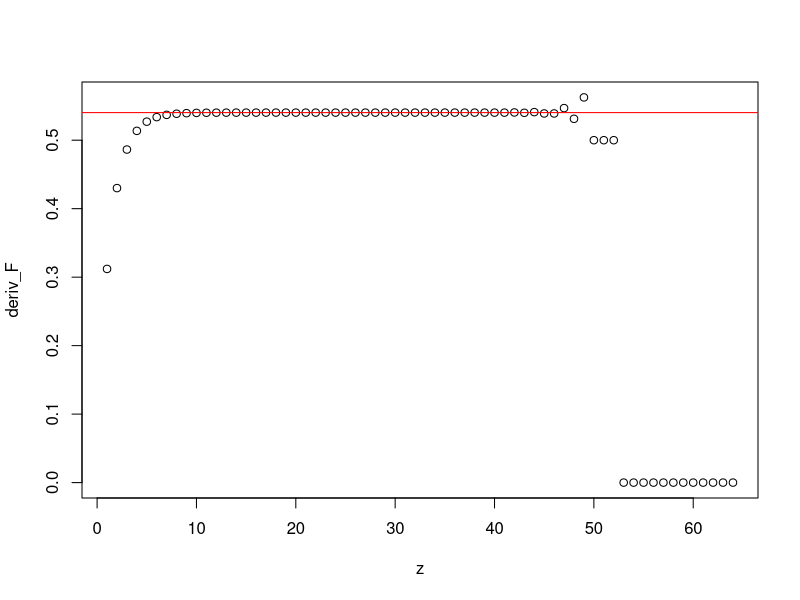
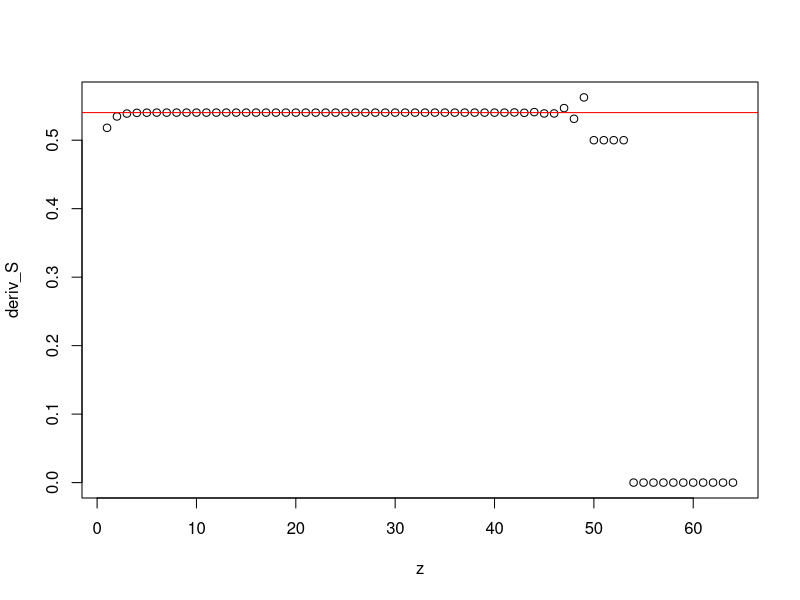
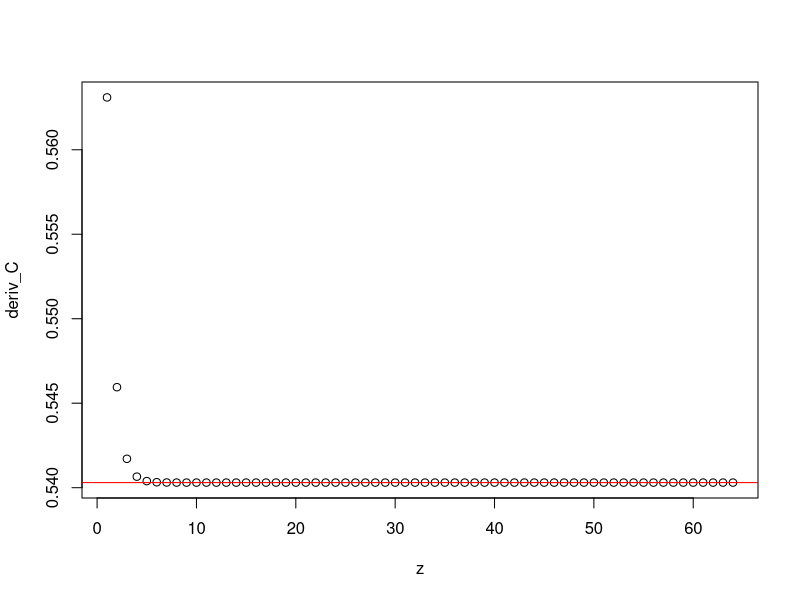
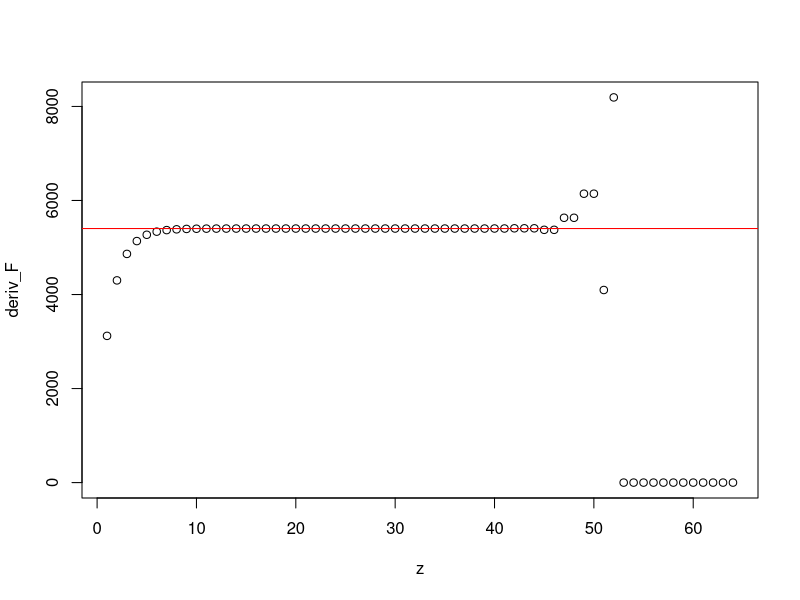
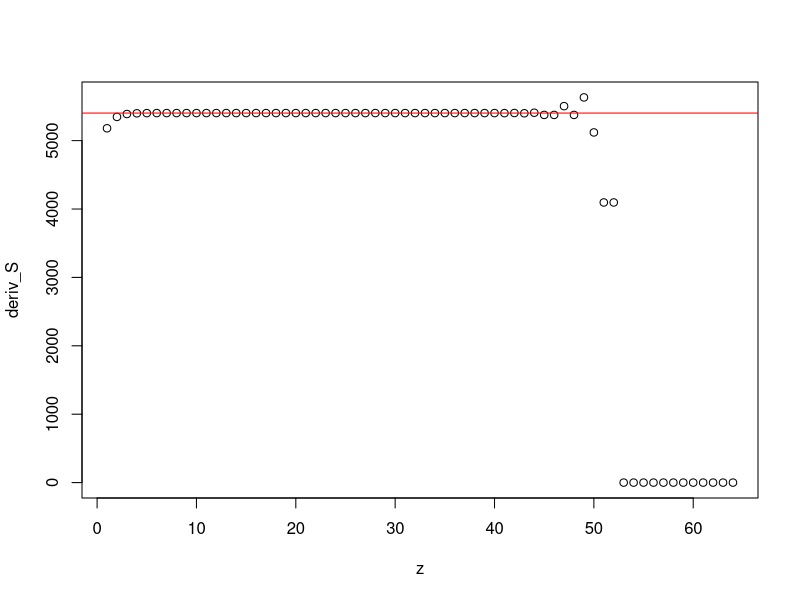
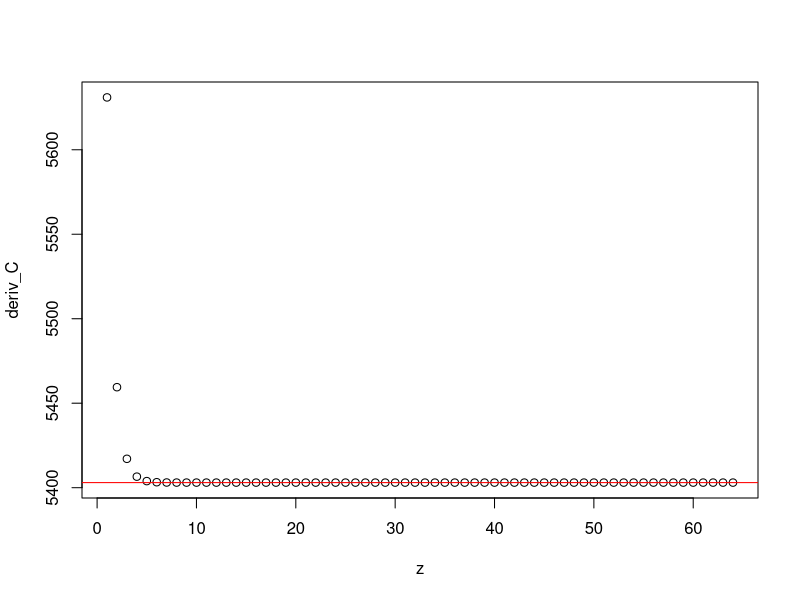
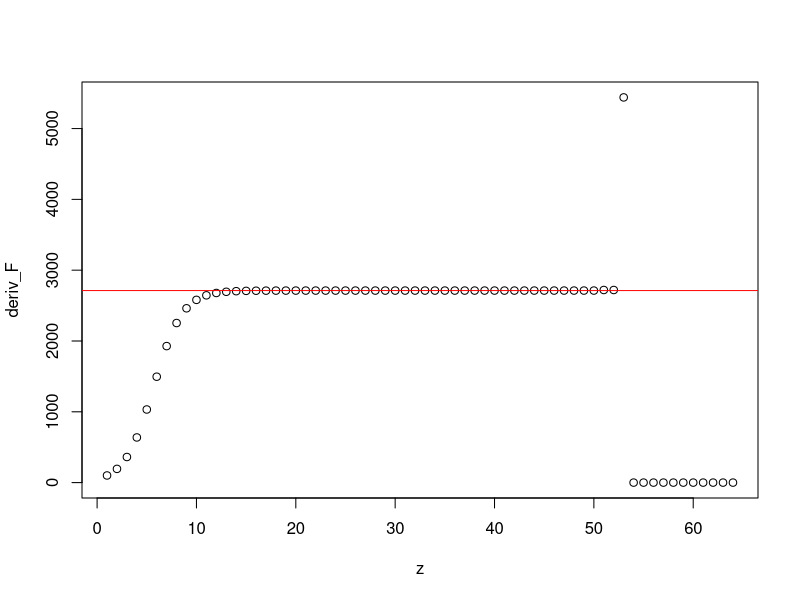
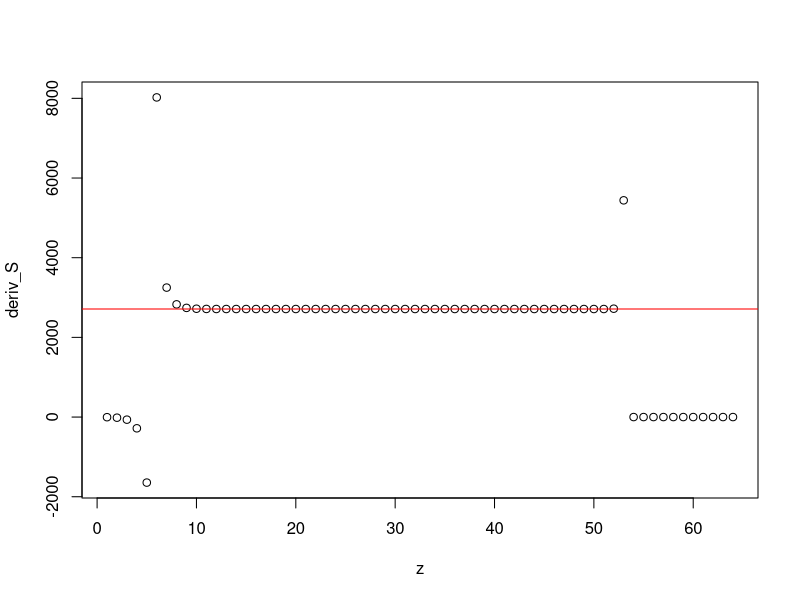

Generate these figures, in order, with R:
## ---- chunk 1
deriv_m1 <- function(f, x, h=1/256) (f(x+h) - f(x)) / h
deriv_m2 <- function(f, x, h=1/256) (f(x+h) - f(x-h)) / (2*h)
deriv_m3 <- function(f, x, h=1/256) Im(f(complex(real = x, imaginary = h))) / h
## ---- chunk 2
hs <- 2^(-seq(1:64))
z <- -log2(hs)
x <- 1
## ---- chunk 3
f1 <- sin
g1 <- cos

f_ <- f1
g_ <- g1
## ---- chunk 4
deriv_true <- g_(x)
deriv_F <- deriv_m1(f_, x, hs)
deriv_S <- deriv_m2(f_, x, hs)
deriv_C <- deriv_m3(f_, x, hs)
data.frame(z, deriv_true, deriv_F, deriv_S, deriv_C)[seq(1, length(z), 4),]
## ---- chunk 5
plot(deriv_F ~ z)
abline(deriv_true, 0, col = "red")
## ---- chunk 6
plot(deriv_S ~ z)
abline(deriv_true, 0, col = "red")
## ---- chunk 7
plot(deriv_C ~ z)
abline(deriv_true, 0, col = "red")
## ---- chunk 8
f2 <- function(x) 10000 * sin(x)
g2 <- function(x) 10000 * cos(x)

f_ <- f2
g_ <- g2
x <- 1
## ---- chunk 9
deriv_true <- g_(x)
deriv_F <- deriv_m1(f_, x, hs)
deriv_S <- deriv_m2(f_, x, hs)
deriv_C <- deriv_m3(f_, x, hs)
data.frame(z, deriv_true, deriv_F, deriv_S, deriv_C)[seq(1, length(z), 4),]
## ---- chunk 10
plot(deriv_F ~ z)
abline(deriv_true, 0, col = "red")
## ---- chunk 11
plot(deriv_S ~ z)
abline(deriv_true, 0, col = "red")
## ---- chunk 12
plot(deriv_C ~ z)
abline(deriv_true, 0, col = "red")
## ---- chunk 13
f3 <- tan
g3 <- function(x) 1 / cos(x)^2

f_ <- f3
g_ <- g3
x <- 1.59
## ---- chunk 14
deriv_true <- g_(x)
deriv_F <- deriv_m1(f_, x, hs)
deriv_S <- deriv_m2(f_, x, hs)
deriv_C <- deriv_m3(f_, x, hs)
data.frame(z, deriv_true, deriv_F, deriv_S, deriv_C)[seq(1, length(z), 4),]
## ---- chunk 15
plot(deriv_F ~ z)
abline(deriv_true, 0, col = "red")
## ---- chunk 16
plot(deriv_S ~ z)
abline(deriv_true, 0, col = "red")
## ---- chunk 17
plot(deriv_C ~ z)
abline(deriv_true, 0, col = "red")
## ---- chunk 18
f4 <- dnorm
g4 <- function(x) -x * dnorm(x)
f4 <- function(x) exp(-x^2/2) / sqrt(2*pi)
g4 <- function(x) -x * exp(-x^2/2) / sqrt(2*pi)

f_ <- f4
g_ <- g4
x <- 0.5
## ---- chunk 19
deriv_true <- g_(x)
deriv_F <- deriv_m1(f_, x, hs)
deriv_S <- deriv_m2(f_, x, hs)
deriv_C <- deriv_m3(f_, x, hs)
data.frame(z, deriv_true, deriv_F, deriv_S, deriv_C)[seq(1, length(z), 4),]
## ---- chunk 20
plot(deriv_F ~ z)
abline(deriv_true, 0, col = "red")
## ---- chunk 21
plot(deriv_S ~ z)
abline(deriv_true, 0, col = "red")
## ---- chunk 22
plot(deriv_C ~ z)
abline(deriv_true, 0, col = "red")
